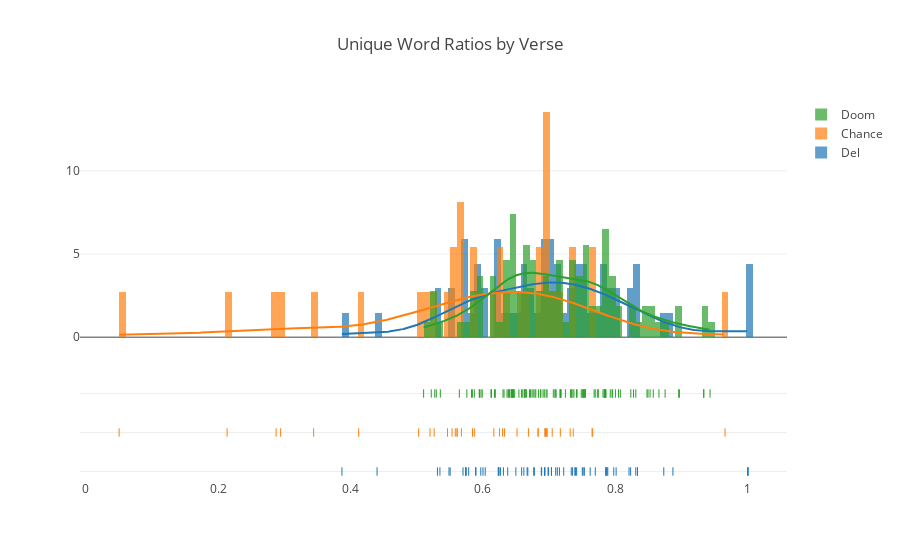

Notebook source saved alongside this figure:
### Code cell
unique_words_hist(sub_works.values())
